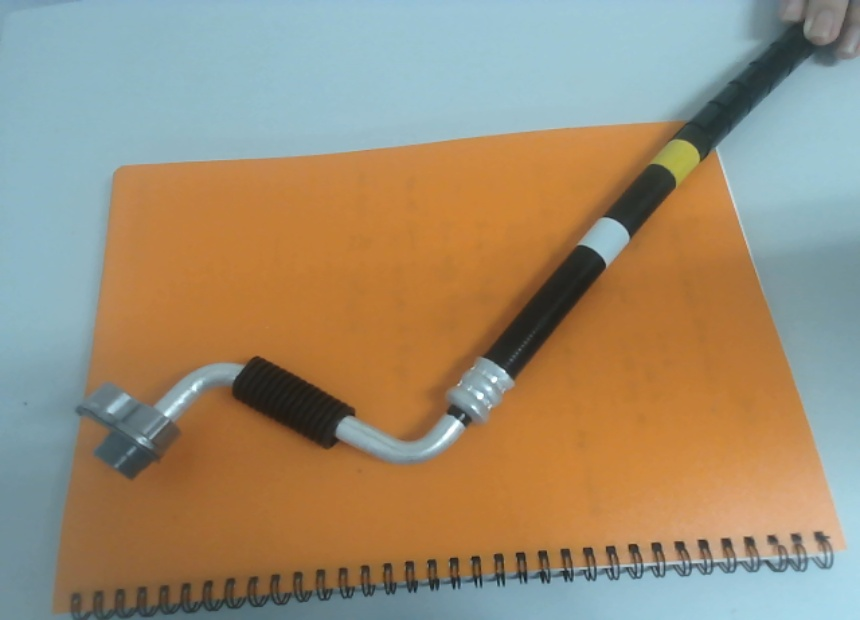
#> input picture data/datafornichi/template_pipe2.jpg, 860 x 620 px
$ python matching_test.py
#> lines starting #> are read from the running program, lines starting #| are printed output that depends on the picture; after the words box and inside, x2 and y2 are one past the last pixel; in counts of white or black regions, pixels touching at a corner belong together
import os
import cv2
import numpy as np
import math
import time
try :
    import imutils
except:
    os.system("pip install  imutils")
    import imutils
#  code mang tính đặt thù chỉ chính  xác vật thể cho trước

def fit_angel_pca(contours, src):
    min = 3500
    angel_output = []
    mean_output = []
    for index, cnt in enumerate(contours):
        area = cv2.contourArea(cnt)

        if area >= min and area <=6000 :
            print(area)
            cv2.drawContours(src, [cnt], -1, (0,0, 0),1, cv2.LINE_AA)
            data = cnt[:, 0, :].astype(np.float32)
            mean, eigenvectors = cv2.PCACompute(data, mean=None)
            angel = math.atan2(eigenvectors[0][1], eigenvectors[0][0]) * (180 / math.pi)
            mean_point = (int(round(mean[0][0])), int(round(mean[0][1])))
            cv2.circle(src, mean_point, 5, (0, 0, 255), -1)
            angel_output.append(angel)
            mean_output.append(mean)
            scale = 100
            vector_end = (int(mean_point[0] + eigenvectors[0][0] * scale), int(mean_point[1] + eigenvectors[0][1] * scale))
            cv2.arrowedLine(src, mean_point, vector_end, (0, 255, 0), 1)
    return mean_output,angel_output, src


# Đọc ảnh và tiền xử lý source
sr0 = cv2.imread("template_pipe2.jpg")
#> sr0 is the input picture: shape (620, 860, 3); mean B, G, R 116.1, 141.6, 157.3
img_src = cv2.cvtColor(sr0, cv2.COLOR_BGR2GRAY)
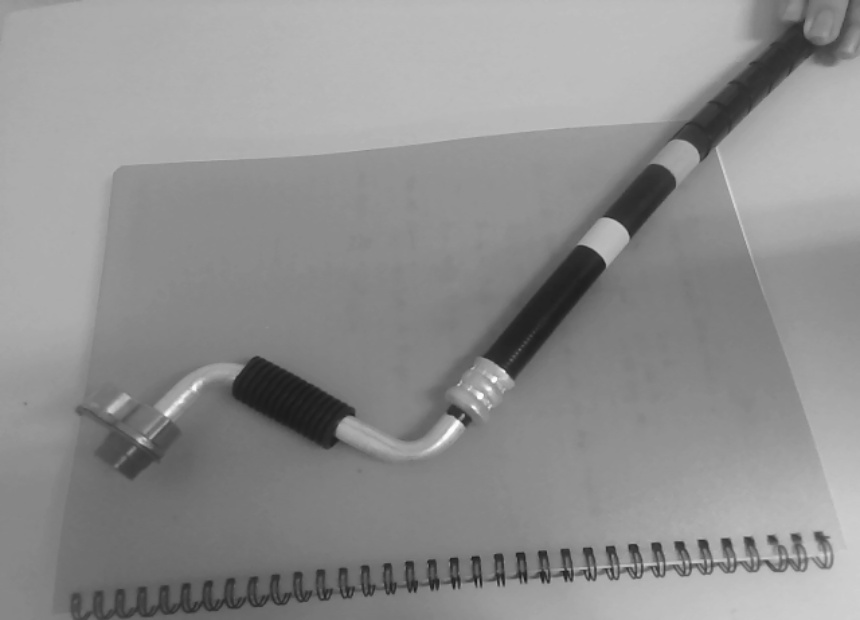
#> img_src: shape (620, 860); min 25, max 254, mean 143.3
blurred = cv2.GaussianBlur(img_src, (3,3), 0)
_, edges_src = cv2.threshold(blurred,80, 120, cv2.THRESH_BINARY_INV)
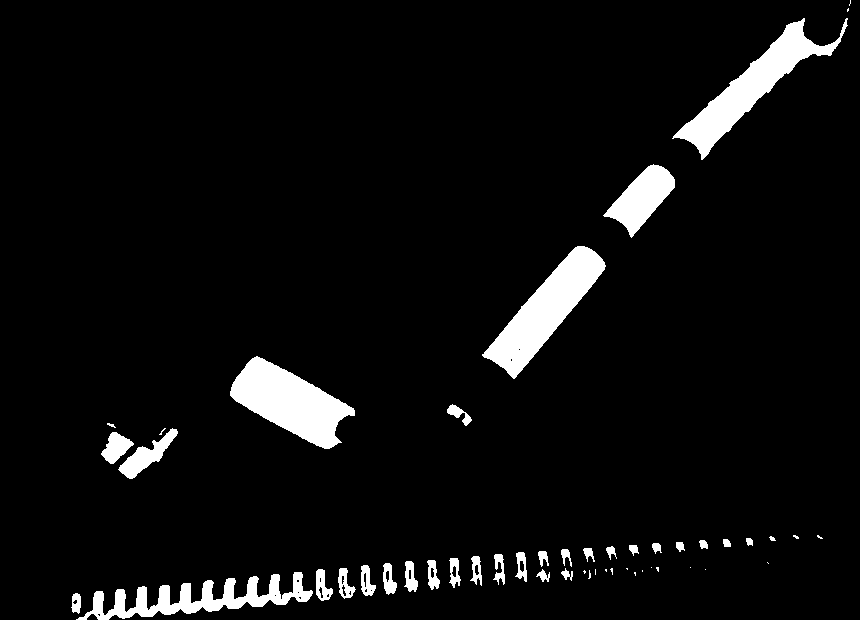
#> edges_src: shape (620, 860); values 0 (black) and 120 (white), 5.5% white; 51 white regions (18 under 20 px)
contours, hierarchy_src = cv2.findContours(edges_src, cv2.RETR_TREE, cv2.CHAIN_APPROX_NONE)
#> contours = 74 contours, 33 with area under 20; largest, box (x1, y1, x2, y2) and area: (230, 356, 355, 449) 5698, (482, 246, 606, 379) 5696, (672, 18, 848, 160) 5332, (76, 572, 313, 620) 3640, (603, 164, 675, 238) 2389


# [17 lines of commented-out code are left out]
sr1= cv2.imread("template.jpg")
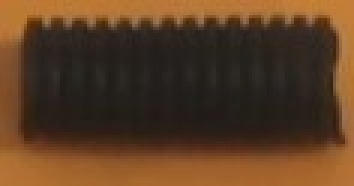
#> input picture data/datafornichi/template.jpg, 118 x 62 px (shown 3 times larger)
#> sr1 is the input picture: shape (62, 118, 3); mean B, G, R 36.1, 61.2, 90.6
#  giảm bóng
hsv_tem = cv2.cvtColor(sr1, cv2.COLOR_BGR2HSV)
#> hsv_tem: shape (62, 118, 3); mean H, S, V 14, 126, 90.6
brightness_factor = 2.5
hsv_tem[:, :, 2] = np.clip(hsv_tem[:, :, 2] * brightness_factor, 0, 255)
#> hsv_tem: shape (62, 118, 3); mean H, S, V 14, 126, 172.2
brg_tem = cv2.cvtColor(hsv_tem, cv2.COLOR_HSV2BGR)
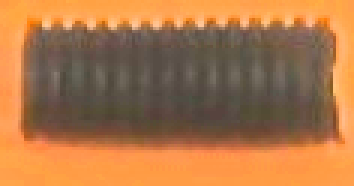
#> brg_tem: shape (62, 118, 3) (shown 3 times larger); mean B, G, R 72.9, 117.9, 172.2
blurred_tem = cv2.bilateralFilter(brg_tem, d=3, sigmaColor=75, sigmaSpace=5)
# chuyển xám
gray_template = cv2.cvtColor(blurred_tem,cv2.COLOR_BGR2GRAY)
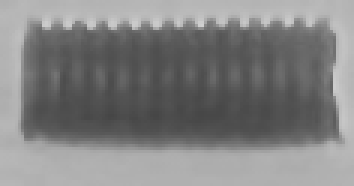
#> gray_template: shape (62, 118) (shown 3 times larger); min 70, max 208, mean 129
_, edges_template = cv2.threshold(gray_template,140, 150, cv2.THRESH_BINARY_INV)
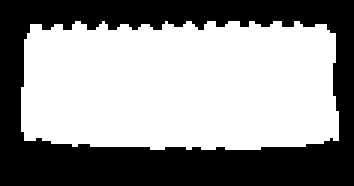
#> edges_template: shape (62, 118) (shown 3 times larger); values 0 (black) and 150 (white), 57.3% white; 1 black region
contours_temp, hierarchy_temp = cv2.findContours(edges_template, cv2.RETR_TREE,cv2.CHAIN_APPROX_NONE)
#> contours_temp = 1 contour; box (x1, y1, x2, y2) and area: (7, 7, 113, 50) 4048
#
# # init parameter
method = eval("cv2.TM_CCOEFF_NORMED")
h, w = gray_template.shape[::]
#> h = 62; w = 118
topleft = [0,0]
best_angel = 0
src_copy = np.zeros_like(img_src)
angel_taget = []
mean_taget = []

# # resolve angel problem by pca
#
# center_temp,angel_temp,  template_show = fit_angel_pca(contours_temp,sr1)
# cv2.imshow("detect sro",template_show)


start_time = time.time()
center_cons,angel_src, src_show = fit_angel_pca(contours,sr0)
#> the loop in fit_angel_pca, `for index, cnt in enumerate(contours):` made 74 passes
#> (area, mean, eigenvectors, angel, mean_point, vector_end) on passes 4, 67, 68, 72: (3640.5, [[196, 597.8]], [[0.995, -0.0987], [0.0987, 0.995]], -5.67, (196, 598), (295, 588)), (5698.5, [[294, 403.8]], [[0.89, 0.456], [-0.456, 0.89]], 27.14, (294, 404), (382, 449)), (5695.5, [[544.3, 310.9]], [[-0.655, 0.755], [0.755, 0.655]], 130.9, (544, 311), (478, 386)), (5332, [[765.5, 77.9]], [[0.787, -0.617], [0.617, 0.787]], -38.06, (766, 78), (844, 16))
#> area on passes 1, 16, 17, 19, 23, 24: 138, 63.5, 303, 32.5, 48.5, 277
#| 3640.5
#| 5698.5
#| 5695.5
#| 5332.0
#> after the loop in fit_angel_pca, `for index, cnt in enumerate(contours):`: angel_output = [-5.67, 27.14, 130.9, -38.06]; mean_output = [[[196, 597.8]], [[294, 403.8]], [[544.3, 310.9]], [[765.5, 77.9]]]
#> center_cons has the same summary as mean_output in fit_angel_pca; angel_src = [-5.67, 27.14, 130.9, -38.06]
cv2.imshow(" src_show", src_show)
# [27 lines of commented-out code are left out]

cv2.waitKey(0)
cv2. destroyAllWindows
